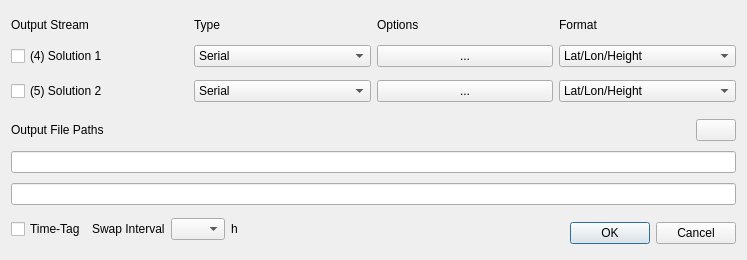
<?xml version="1.0" encoding="UTF-8"?>
<ui version="4.0">
 <class>OutputStrDialog</class>
 <widget class="QWidget" name="OutputStrDialog">
  <property name="geometry">
   <rect>
    <x>0</x>
    <y>0</y>
    <width>747</width>
    <height>260</height>
   </rect>
  </property>
  <property name="windowTitle">
   <string>Output Streams</string>
  </property>
  <property name="toolTip">
   <string/>
  </property>
  <layout class="QGridLayout" name="gridLayout">
   <item row="2" column="0">
    <widget class="QWidget" name="panelTimeTag" native="true">
     <layout class="QHBoxLayout" name="horizontalLayout">
      <property name="leftMargin">
       <number>0</number>
      </property>
      <property name="topMargin">
       <number>0</number>
      </property>
      <property name="rightMargin">
       <number>0</number>
      </property>
      <item>
       <widget class="QCheckBox" name="cBTimeTag">
        <property name="toolTip">
         <string>Generate time-tags</string>
        </property>
        <property name="text">
         <string>Time-Tag</string>
        </property>
       </widget>
      </item>
      <item>
       <widget class="QLabel" name="lblSwapInterval">
        <property name="toolTip">
         <string/>
        </property>
        <property name="text">
         <string>Swap Interval</string>
        </property>
       </widget>
      </item>
      <item>
       <widget class="QComboBox" name="cBSwapInterval">
        <property name="toolTip">
         <string>Select swap interval for output data. Use specific keys (see &quot;?&quot; button) in the file path to generate unique filenames.</string>
        </property>
        <property name="sizeAdjustPolicy">
         <enum>QComboBox::AdjustToContents</enum>
        </property>
        <item>
         <property name="text">
          <string/>
         </property>
        </item>
        <item>
         <property name="text">
          <string>0.25</string>
         </property>
        </item>
        <item>
         <property name="text">
          <string>0.5</string>
         </property>
        </item>
        <item>
         <property name="text">
          <string>1</string>
         </property>
        </item>
        <item>
         <property name="text">
          <string>3</string>
         </property>
        </item>
        <item>
         <property name="text">
          <string>6</string>
         </property>
        </item>
        <item>
         <property name="text">
          <string>12</string>
         </property>
        </item>
        <item>
         <property name="text">
          <string>24</string>
         </property>
        </item>
       </widget>
      </item>
      <item>
       <widget class="QLabel" name="lblH">
        <property name="toolTip">
         <string/>
        </property>
        <property name="text">
         <string>h</string>
        </property>
       </widget>
      </item>
     </layout>
    </widget>
   </item>
   <item row="2" column="1">
    <widget class="QDialogButtonBox" name="buttonBox">
     <property name="standardButtons">
      <set>QDialogButtonBox::Cancel|QDialogButtonBox::Ok</set>
     </property>
    </widget>
   </item>
   <item row="1" column="0" colspan="2">
    <widget class="QWidget" name="panelPaths" native="true">
     <layout class="QGridLayout" name="gridLayout_3">
      <property name="leftMargin">
       <number>0</number>
      </property>
      <property name="topMargin">
       <number>0</number>
      </property>
      <property name="rightMargin">
       <number>0</number>
      </property>
      <property name="bottomMargin">
       <number>0</number>
      </property>
      <item row="0" column="0">
       <widget class="QLabel" name="lblF1">
        <property name="text">
         <string>Output File Paths</string>
        </property>
       </widget>
      </item>
      <item row="0" column="1">
       <widget class="QPushButton" name="btnKey">
        <property name="sizePolicy">
         <sizepolicy hsizetype="Fixed" vsizetype="Fixed">
          <horstretch>0</horstretch>
          <verstretch>0</verstretch>
         </sizepolicy>
        </property>
        <property name="icon">
         <iconset resource="../icon/resources.qrc">
          <normaloff>:/buttons/key</normaloff>:/buttons/key</iconset>
        </property>
       </widget>
      </item>
      <item row="1" column="0" colspan="2">
       <widget class="QLineEdit" name="lEFilePath1">
        <property name="toolTip">
         <string>Specify file name for first solution data stream</string>
        </property>
       </widget>
      </item>
      <item row="2" column="0" colspan="2">
       <widget class="QLineEdit" name="lEFilePath2">
        <property name="toolTip">
         <string>Specify file name for second solution data stream</string>
        </property>
       </widget>
      </item>
     </layout>
    </widget>
   </item>
   <item row="0" column="0" colspan="2">
    <widget class="QWidget" name="panelStreams" native="true">
     <layout class="QGridLayout" name="gridLayout_2">
      <property name="leftMargin">
       <number>0</number>
      </property>
      <property name="topMargin">
       <number>0</number>
      </property>
      <property name="rightMargin">
       <number>0</number>
      </property>
      <property name="bottomMargin">
       <number>0</number>
      </property>
      <item row="1" column="0">
       <widget class="QCheckBox" name="cBStream1C">
        <property name="toolTip">
         <string>Enable first output stream for solution data</string>
        </property>
        <property name="text">
         <string>(4) Solution 1</string>
        </property>
       </widget>
      </item>
      <item row="2" column="2">
       <widget class="QPushButton" name="btnStream2">
        <property name="toolTip">
         <string>Select options for the second solution data stream</string>
        </property>
        <property name="text">
         <string>...</string>
        </property>
       </widget>
      </item>
      <item row="2" column="1">
       <widget class="QComboBox" name="cBStream2">
        <property name="toolTip">
         <string>Select stream type for second solution output stream</string>
        </property>
        <item>
         <property name="text">
          <string>Serial</string>
         </property>
        </item>
        <item>
         <property name="text">
          <string>TCP Client</string>
         </property>
        </item>
        <item>
         <property name="text">
          <string>TCP Server</string>
         </property>
        </item>
        <item>
         <property name="text">
          <string>NTRIP Server</string>
         </property>
        </item>
        <item>
         <property name="text">
          <string>NTRIP Caster</string>
         </property>
        </item>
        <item>
         <property name="text">
          <string>File</string>
         </property>
        </item>
       </widget>
      </item>
      <item row="0" column="1">
       <widget class="QLabel" name="Label5">
        <property name="text">
         <string>Type</string>
        </property>
       </widget>
      </item>
      <item row="0" column="0">
       <widget class="QLabel" name="Label10">
        <property name="sizePolicy">
         <sizepolicy hsizetype="Preferred" vsizetype="Fixed">
          <horstretch>0</horstretch>
          <verstretch>0</verstretch>
         </sizepolicy>
        </property>
        <property name="text">
         <string>Output Stream</string>
        </property>
       </widget>
      </item>
      <item row="1" column="1">
       <widget class="QComboBox" name="cBStream1">
        <property name="toolTip">
         <string>Select stream type for first solution output stream</string>
        </property>
        <item>
         <property name="text">
          <string>Serial</string>
         </property>
        </item>
        <item>
         <property name="text">
          <string>TCP Client</string>
         </property>
        </item>
        <item>
         <property name="text">
          <string>TCP Server</string>
         </property>
        </item>
        <item>
         <property name="text">
          <string>NTRIP Server</string>
         </property>
        </item>
        <item>
         <property name="text">
          <string>NTRIP Caster</string>
         </property>
        </item>
        <item>
         <property name="text">
          <string>File</string>
         </property>
        </item>
       </widget>
      </item>
      <item row="2" column="0">
       <widget class="QCheckBox" name="cBStream2C">
        <property name="toolTip">
         <string>Enable second output stream for solution data</string>
        </property>
        <property name="text">
         <string>(5) Solution 2</string>
        </property>
       </widget>
      </item>
      <item row="0" column="2">
       <widget class="QLabel" name="Label6">
        <property name="text">
         <string>Options</string>
        </property>
       </widget>
      </item>
      <item row="1" column="2">
       <widget class="QPushButton" name="btnStream1">
        <property name="toolTip">
         <string>Select options for the first solution data stream</string>
        </property>
        <property name="text">
         <string>...</string>
        </property>
       </widget>
      </item>
      <item row="0" column="3">
       <widget class="QLabel" name="Label7">
        <property name="text">
         <string>Format</string>
        </property>
       </widget>
      </item>
      <item row="1" column="3">
       <widget class="QComboBox" name="cBFormat1">
        <property name="toolTip">
         <string>Select time and position format for data stream</string>
        </property>
        <item>
         <property name="text">
          <string>Lat/Lon/Height</string>
         </property>
        </item>
        <item>
         <property name="text">
          <string>X/Y/Z-ECEF</string>
         </property>
        </item>
        <item>
         <property name="text">
          <string>E/N/U-Baseline</string>
         </property>
        </item>
        <item>
         <property name="text">
          <string>NMEA0183</string>
         </property>
        </item>
        <item>
         <property name="text">
          <string>Solution Status</string>
         </property>
        </item>
       </widget>
      </item>
      <item row="2" column="3">
       <widget class="QComboBox" name="cBFormat2">
        <property name="toolTip">
         <string>Select time and position format for data stream</string>
        </property>
        <item>
         <property name="text">
          <string>Lat/Lon/Height</string>
         </property>
        </item>
        <item>
         <property name="text">
          <string>X/Y/Z-ECEF</string>
         </property>
        </item>
        <item>
         <property name="text">
          <string>E/N/U-Baseline</string>
         </property>
        </item>
        <item>
         <property name="text">
          <string>NMEA0183</string>
         </property>
        </item>
        <item>
         <property name="text">
          <string>Solution Status</string>
         </property>
        </item>
       </widget>
      </item>
     </layout>
    </widget>
   </item>
  </layout>
 </widget>
 <resources>
  <include location="../icon/resources.qrc"/>
 </resources>
 <connections/>
</ui>
